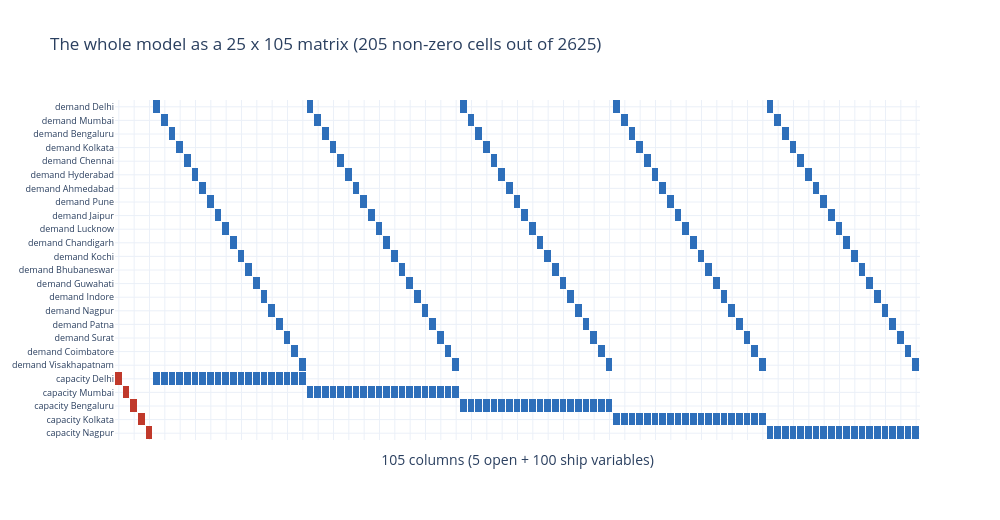

The code cell stored with this chart in its notebook:
### Markdown cell above
Here's the matrix **A** as a picture. Blue cells are +1, red cells are −capacity, and blank cells are 0. Hover to see each value.

What to notice:
- **Top 20 rows (demand):** each row has 5 blue cells spread across the matrix, one per site.
- **Bottom 5 rows (capacity):** each row is a solid blue band of 20 (one site shipping to every city) plus a single red cell in the `open` column. That red cell is the big-M linking constraint from exercise 3.
- **Most of the matrix is empty.** Real supply chain models are like this too: millions of columns, but each constraint touches only a few. Solvers are built to exploit this, which is why they can handle huge models.

### Code cell
_, A, *_ = build_matrix()
cols = [f"open {s}" for s in SITES] + [f"ship {s}→{c}" for s in SITES for c in CITIES]
rows = [f"demand {c}" for c in CITIES] + [f"capacity {s}" for s in SITES]
shown = np.where(A == 0, np.nan, np.sign(A))           # blank = 0, blue = +1, red = -capacity

fig = go.Figure(go.Heatmap(
    z=shown, x=cols, y=rows, customdata=A, colorscale=[[0, "#c0392b"], [1, "#2e6fba"]],
    zmin=-1, zmax=1, showscale=False, xgap=1, ygap=1,
    hovertemplate="row: %{y}<br>column: %{x}<br>coefficient: %{customdata:,.0f}<extra></extra>",
))
fig.update_xaxes(showticklabels=False, title_text=f"{A.shape[1]} columns (5 open + 100 ship variables)")
fig.update_yaxes(autorange="reversed", tickfont_size=9)
fig.update_layout(title=f"The whole model as a {A.shape[0]} x {A.shape[1]} matrix "
                        f"({np.count_nonzero(A)} non-zero cells out of {A.size})",
                  height=520, width=1000, template="plotly_white")
fig.show()

### Figure 1 — Plotly figure (JSON) as saved in the notebook; plotly's stock layout.template omitted (floating-point values rounded to 4 significant figures; data arrays with more than 128 entries replaced by an {"elided": "..."} marker saying what was removed)
{"data": [{"colorscale": [[0, "#c0392b"], [1, "#2e6fba"]], "customdata": {"elided": "25x105 float values"}, "hovertemplate": "row: %{y}<br>column: %{x}<br>coefficient: %{customdata:,.0f}<extra></extra>", "showscale": false, "type": "heatmap", "x": ["open Delhi", "open Mumbai", "open Bengaluru", "open Kolkata", "open Nagpur", "ship Delhi→Delhi", "ship Delhi→Mumbai", "ship Delhi→Bengaluru", "ship Delhi→Kolkata", "ship Delhi→Chennai", "ship Delhi→Hyderabad", "ship Delhi→Ahmedabad", "ship Delhi→Pune", "ship Delhi→Jaipur", "ship Delhi→Lucknow", "ship Delhi→Chandigarh", "ship Delhi→Kochi", "ship Delhi→Bhubaneswar", "ship Delhi→Guwahati", "ship Delhi→Indore", "ship Delhi→Nagpur", "ship Delhi→Patna", "ship Delhi→Surat", "ship Delhi→Coimbatore", "ship Delhi→Visakhapatnam", "ship Mumbai→Delhi", "ship Mumbai→Mumbai", "ship Mumbai→Bengaluru", "ship Mumbai→Kolkata", "ship Mumbai→Chennai", "ship Mumbai→Hyderabad", "ship Mumbai→Ahmedabad", "ship Mumbai→Pune", "ship Mumbai→Jaipur", "ship Mumbai→Lucknow", "ship Mumbai→Chandigarh", "ship Mumbai→Kochi", "ship Mumbai→Bhubaneswar", "ship Mumbai→Guwahati", "ship Mumbai→Indore", "ship Mumbai→Nagpur", "ship Mumbai→Patna", "ship Mumbai→Surat", "ship Mumbai→Coimbatore", "ship Mumbai→Visakhapatnam", "ship Bengaluru→Delhi", "ship Bengaluru→Mumbai", "ship Bengaluru→Bengaluru", "ship Bengaluru→Kolkata", "ship Bengaluru→Chennai", "ship Bengaluru→Hyderabad", "ship Bengaluru→Ahmedabad", "ship Bengaluru→Pune", "ship Bengaluru→Jaipur", "ship Bengaluru→Lucknow", "ship Bengaluru→Chandigarh", "ship Bengaluru→Kochi", "ship Bengaluru→Bhubaneswar", "ship Bengaluru→Guwahati", "ship Bengaluru→Indore", "ship Bengaluru→Nagpur", "ship Bengaluru→Patna", "ship Bengaluru→Surat", "ship Bengaluru→Coimbatore", "ship Bengaluru→Visakhapatnam", "ship Kolkata→Delhi", "ship Kolkata→Mumbai", "ship Kolkata→Bengaluru", "ship Kolkata→Kolkata", "ship Kolkata→Chennai", "ship Kolkata→Hyderabad", "ship Kolkata→Ahmedabad", "ship Kolkata→Pune", "ship Kolkata→Jaipur", "ship Kolkata→Lucknow", "ship Kolkata→Chandigarh", "ship Kolkata→Kochi", "ship Kolkata→Bhubaneswar", "ship Kolkata→Guwahati", "ship Kolkata→Indore", "ship Kolkata→Nagpur", "ship Kolkata→Patna", "ship Kolkata→Surat", "ship Kolkata→Coimbatore", "ship Kolkata→Visakhapatnam", "ship Nagpur→Delhi", "ship Nagpur→Mumbai", "ship Nagpur→Bengaluru", "ship Nagpur→Kolkata", "ship Nagpur→Chennai", "ship Nagpur→Hyderabad", "ship Nagpur→Ahmedabad", "ship Nagpur→Pune", "ship Nagpur→Jaipur", "ship Nagpur→Lucknow", "ship Nagpur→Chandigarh", "ship Nagpur→Kochi", "ship Nagpur→Bhubaneswar", "ship Nagpur→Guwahati", "ship Nagpur→Indore", "ship Nagpur→Nagpur", "ship Nagpur→Patna", "ship Nagpur→Surat", "ship Nagpur→Coimbatore", "ship Nagpur→Visakhapatnam"], "xgap": 1, "y": ["demand Delhi", "demand Mumbai", "demand Bengaluru", "demand Kolkata", "demand Chennai", "demand Hyderabad", "demand Ahmedabad", "demand Pune", "demand Jaipur", "demand Lucknow", "demand Chandigarh", "demand Kochi", "demand Bhubaneswar", "demand Guwahati", "demand Indore", "demand Nagpur", "demand Patna", "demand Surat", "demand Coimbatore", "demand Visakhapatnam", "capacity Delhi", "capacity Mumbai", "capacity Bengaluru", "capacity Kolkata", "capacity Nagpur"], "ygap": 1, "z": {"elided": "25x105 float values"}, "zmax": 1, "zmin": -1}], "layout": {"height": 520, "title": {"text": "The whole model as a 25 x 105 matrix (205 non-zero cells out of 2625)"}, "width": 1000, "xaxis": {"showticklabels": false, "title": {"text": "105 columns (5 open + 100 ship variables)"}}, "yaxis": {"autorange": "reversed", "tickfont": {"size": 9}}}}
